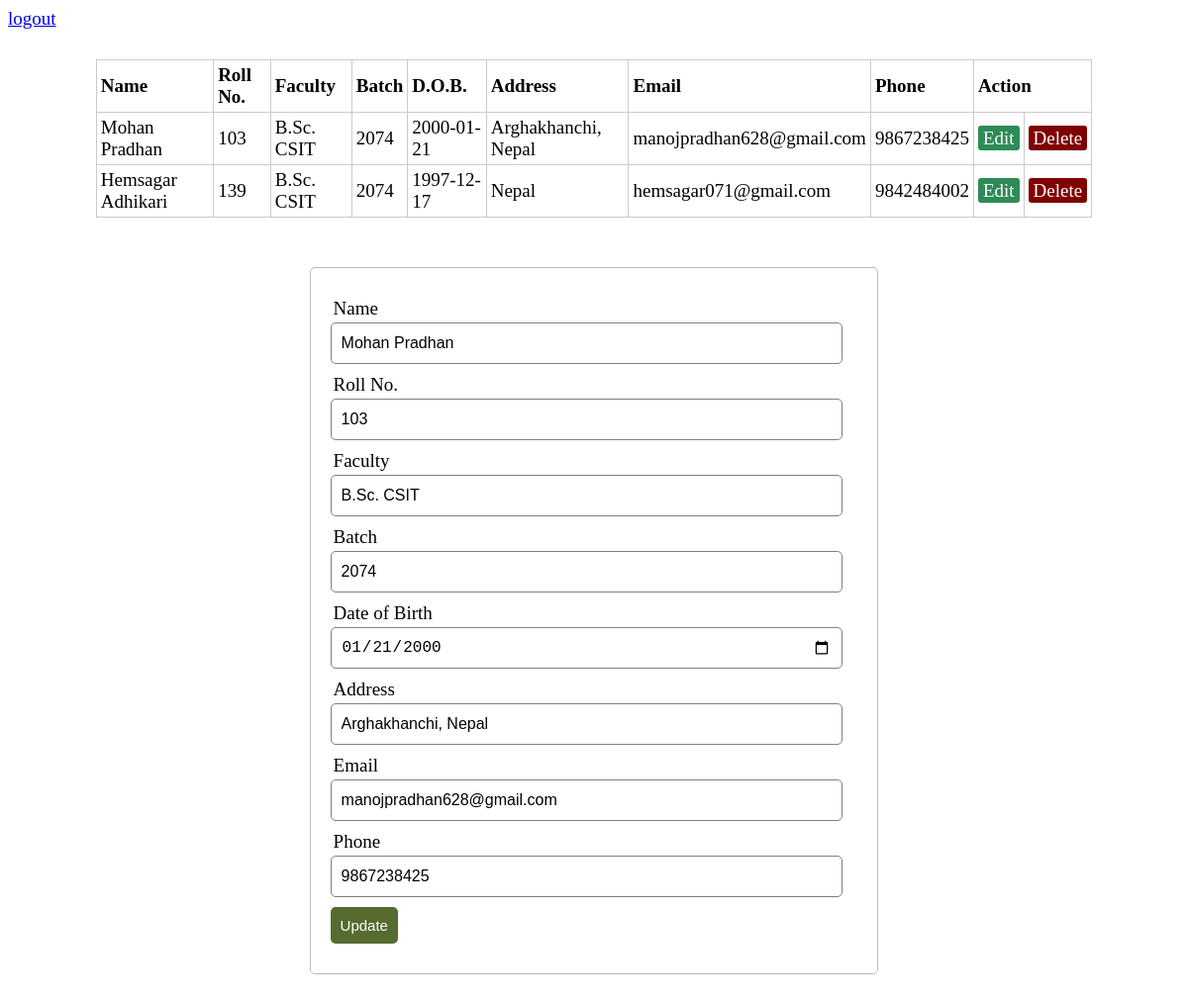
The page /student.php?edit=8 (signed in) on the database its author committed.
### tables this page shows
CREATE TABLE `students` (
  `id` int(10) NOT NULL,
  `name` varchar(30) NOT NULL,
  `roll_no` int(5) NOT NULL,
  `faculty` varchar(20) NOT NULL,
  `batch` int(10) NOT NULL,
  `dob` date NOT NULL,
  `address` varchar(50) NOT NULL,
  `email` varchar(50) NOT NULL,
  `phone` decimal(15,0) NOT NULL
);

### student.php (the view, shortened to what this page needs)
<?php
	include("server.php");
?>
<?php
	if (isset($_GET['edit'])) {
		$id = $_GET['edit'];
		$update = true;
		$record = mysqli_query($db, "SELECT * FROM students WHERE id=$id");
			$n = mysqli_fetch_array($record);
			$name = $n['name'];
			$roll_no = $n['roll_no'];
			$faculty = $n['faculty'];
			$batch = $n['batch'];
			$dob = $n['dob'];
			$address = $n['address'];
			$email = $n['email'];
			$phone = $n['phone'];
	}
?>
<!DOCTYPE html>
<html>
<head>
	<link rel="stylesheet" type="text/css" href="style.css">
</head>
<body>
	<?php $results = mysqli_query($db, "SELECT * FROM students"); ?>
	<?php
		if($_SESSION["username"]) {
	?>
	<a href="logout.php">logout</a>
	<table>
		<thead>
			<tr>
				<th>Name</th>
				<th>Roll No.</th>
				<th>Faculty</th>
				<th>Batch</th>
				<th>D.O.B.</th>
				<th>Address</th>
				<th>Email</th>
				<th>Phone</th>
				<th colspan="2">Action</th>
			</tr>
		</thead>
		<?php while ($row = mysqli_fetch_array($results)) { ?>
			<tr>
				<td><?php echo $row['name']; ?></td>
				<td><?php echo $row['roll_no']; ?></td>
				<td><?php echo $row['faculty']; ?></td>
				<td><?php echo $row['batch']; ?></td>
				<td><?php echo $row['dob']; ?></td>
				<td><?php echo $row['address']; ?></td>
				<td><?php echo $row['email']; ?></td>
				<td><?php echo $row['phone']; ?></td>
				<td>
					<a href="student.php?edit=<?php echo $row['id']; ?>" class="edit_btn" >Edit</a>
				</td>
				<td>
					<a href="server.php?del=<?php echo $row['id']; ?>" class="del_btn">Delete</a>
				</td>
			</tr>
		<?php } ?>
	</table>
	<form name="student-form" method="post" action="server.php" >
		<div class="input-group">
			<label>Name</label>
			<input type="text" name="name" value="<?php echo $name; ?>">
		</div>
		<div class="input-group">
			<label>Roll No.</label>
			<input type="text" name="roll_no" value="<?php $roll_no==0 ? printf("") : printf($roll_no); ?>">
		</div>
		<div class="input-group">
			<label>Faculty</label>
			<input type="text" name="faculty" value="<?php echo $faculty; ?>">
		</div>
		<div class="input-group">
			<label>Batch</label>
			<input type="text" name="batch" value="<?php $batch==0 ? printf("") : printf($batch); ?>">
		</div>
		<div class="input-group">
			<label>Date of Birth</label>
			<input type="date" name="dob" value="<?php echo $dob; ?>">
		</div>
		<div class="input-group">
			<label>Address</label>
			<input type="text" name="address" value="<?php echo $address; ?>">
		</div>
		<div class="input-group">
			<label>Email</label>
			<input type="text" name="email" value="<?php echo $email; ?>">
		</div>
		<div class="input-group">
			<label>Phone</label>
			<input type="text" name="phone" value="<?php $phone==0 ? printf("") : printf($phone); ?>">
		</div>
		<div class="input-group">
			<?php if ($update == true): ?>
				<button class="btn" onclick="return validateForm()" type="submit" name="update" style="background: #556B2F;" >Update</button>
			<?php else: ?>
				<button class="btn" onclick="return validateForm()" type="submit" name="save" >Save</button>
			<?php endif ?>
		</div>
	</form>
	<?php
		}else {
			header("Location: index.php");
		};
	?>
</body>
</html>

### style.css (style rules this page uses)
body { font-size: 19px; }
table { width: 85%; margin: 30px auto; border-collapse: collapse; text-align: left; }
tr { border-bottom: 1px solid #cbcbcb; border-left: 1px solid #cbcbcb; border-right: 1px solid #cbcbcb; border-top: 1px solid #cbcbcb; }
th, td { border: 1px solid #cbcbcb; height: 30px; padding: 4px; }
form { width: 45%; margin: 50px auto; text-align: left; padding: 20px; border: 1px solid #bbbbbb; border-radius: 5px; }
.input-group { margin: 10px 0px 10px 0px; }
.input-group label { display: block; text-align: left; margin: 3px; }
.input-group input { height: 30px; width: 93%; padding: 5px 10px; font-size: 16px; border-radius: 5px; border: 1px solid gray; }
.btn { padding: 10px; font-size: 15px; color: white; background: #5F9EA0; border: none; border-radius: 5px; }
.edit_btn { text-decoration: none; padding: 2px 5px; background: #2E8B57; color: white; border-radius: 3px; }
.del_btn { text-decoration: none; padding: 2px 5px; color: white; border-radius: 3px; background: #800000; }

### rows shown on the page
students: name "Mohan Pradhan", roll_no "103", faculty "B.Sc. CSIT", batch "2074", dob "2000-01-21", address "Arghakhanchi, Nepal", email "manojpradhan628@gmail.com", phone "9867238425", dob "01/21/2000"
students: name "Hemsagar Adhikari", roll_no "139", faculty "B.Sc. CSIT", batch "2074", dob "1997-12-17", address "Nepal", email "hemsagar071@gmail.com", phone "9842484002"
